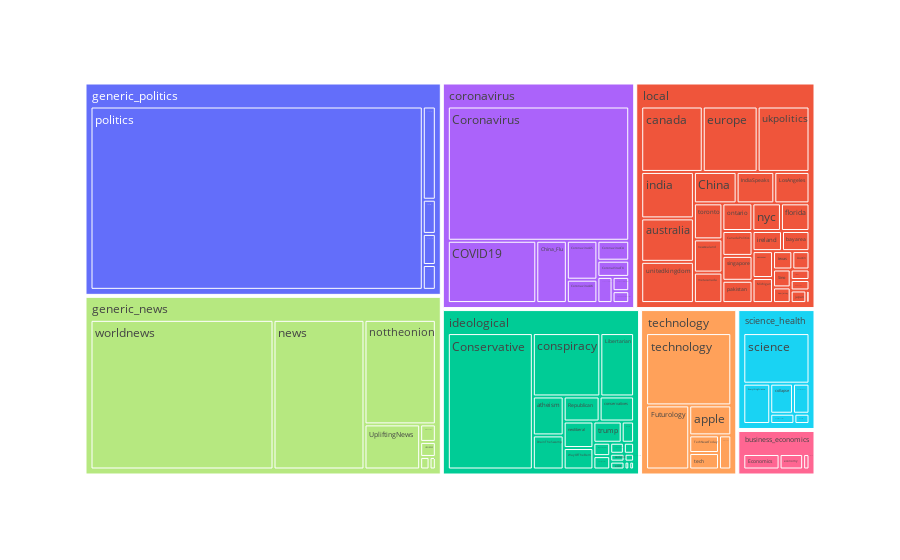

The code cell stored with this chart in its notebook:
### Code cell
fig_subr_treemap = px.treemap(filtered_df_agg, 
                      path=['subreddit_cat', 'subreddit'], 
                      values='ISFLAG',
                      color='subreddit_cat')
fig_subr_treemap.show()

### Figure 1 — Plotly figure (JSON) as saved in the notebook; plotly's stock layout.template omitted (floating-point values rounded to 4 significant figures)
{"data": [{"branchvalues": "total", "customdata": [["generic_politics"], ["local"], ["ideological"], ["coronavirus"], ["coronavirus"], ["local"], ["local"], ["coronavirus"], ["ideological"], ["coronavirus"], ["coronavirus"], ["coronavirus"], ["coronavirus"], ["technology"], ["science_health"], ["ideological"], ["business_economics"], ["coronavirus"], ["coronavirus"], ["coronavirus"], ["ideological"], ["ideological"], ["science_health"], ["ideological"], ["local"], ["ideological"], ["generic_politics"], ["technology"], ["ideological"], ["ideological"], ["local"], ["local"], ["science_health"], ["local"], ["generic_news"], ["business_economics"], ["ideological"], ["local"], ["local"], ["generic_news"], ["ideological"], ["generic_news"], ["local"], ["technology"], ["ideological"], ["ideological"], ["generic_news"], ["local"], ["generic_news"], ["local"], ["local"], ["local"], ["generic_politics"], ["science_health"], ["local"], ["local"], ["ideological"], ["technology"], ["local"], ["ideological"], ["ideological"], ["local"], ["local"], ["ideological"], ["science_health"], ["business_economics"], ["science_health"], ["ideological"], ["ideological"], ["local"], ["local"], ["local"], ["generic_news"], ["local"], ["local"], ["local"], ["local"], ["ideological"], ["local"], ["local"], ["technology"], ["technology"], ["generic_news"], ["local"], ["generic_news"], ["generic_politics"], ["local"], ["generic_politics"], ["business_economics"], ["coronavirus"], ["generic_news"], ["generic_politics"], ["ideological"], ["local"], ["science_health"], ["technology"]], "domain": {"x": [0, 1], "y": [0, 1]}, "hovertemplate": "subreddit_cat=%{customdata[0]}<br>labels=%{label}<br>ISFLAG=%{value}<br>parent=%{parent}<br>id=%{id}<extra></extra>", "ids": ["generic_politics/AmericanPolitics", "local/Austin", "ideological/BreadTube", "coronavirus/COVID19", "coronavirus/CanadaCoronavirus", "local/CanadaPolitics", "local/China", "coronavirus/China_Flu", "ideological/Conservative", "coronavirus/CoronaVirusTX", "coronavirus/Coronavirus", "coronavirus/CoronavirusCA", "coronavirus/CoronavirusDownunder", "technology/Futurology", "science_health/EverythingScience", "ideological/EnoughTrumpSpam", "business_economics/Economics", "coronavirus/CoronavirusUS", "coronavirus/CoronavirusUK", "coronavirus/CoronavirusRecession", "ideological/DrainTheSwamp", "ideological/Libertarian", "science_health/Health", "ideological/Impeach_Trump", "local/IndiaSpeaks", "ideological/LateStageCapitalism", "generic_politics/anime_titties", "technology/apple", "ideological/atheism", "ideological/WayOfTheBern", "local/bayarea", "local/canada", "science_health/collapse", "local/australia", "generic_news/UpliftingNews", "business_economics/business", "ideological/The_Mueller", "local/LosAngeles", "local/Michigan", "generic_news/NewsOfTheStupid", "ideological/POTUSWatch", "generic_news/USNEWS", "local/Sino", "technology/TechNewsToday", "ideological/TheNewRight", "ideological/Republican", "generic_news/news", "local/newzealand", "generic_news/nottheonion", "local/nyc", "local/ontario", "local/ottawa", "generic_politics/politics", "science_health/science", "local/singapore", "local/newjersey", "ideological/socialism", "technology/tech", "local/pakistan", "ideological/skeptic", "ideological/neoliberal", "local/maryland", "local/metacanada", "ideological/conspiracy", "science_health/dataisbeautiful", "business_economics/economy", "science_health/environment", "ideological/esist", "ideological/conservatives", "local/florida", "local/india", "local/indianews", "generic_news/inthenews", "local/ireland", "local/japan", "local/europe", "local/ukpolitics", "ideological/trump", "local/toronto", "local/texas", "technology/technews", "technology/technology", "generic_news/worldnews", "local/unitedkingdom", "generic_news/usanews", "generic_politics/uspolitics", "local/vancouver", "generic_politics/worldpolitics", "business_economics", "coronavirus", "generic_news", "generic_politics", "ideological", "local", "science_health", "technology"], "labels": ["AmericanPolitics", "Austin", "BreadTube", "COVID19", "CanadaCoronavirus", "CanadaPolitics", "China", "China_Flu", "Conservative", "CoronaVirusTX", "Coronavirus", "CoronavirusCA", "CoronavirusDownunder", "Futurology", "EverythingScience", "EnoughTrumpSpam", "Economics", "CoronavirusUS", "CoronavirusUK", "CoronavirusRecession", "DrainTheSwamp", "Libertarian", "Health", "Impeach_Trump", "IndiaSpeaks", "LateStageCapitalism", "anime_titties", "apple", "atheism", "WayOfTheBern", "bayarea", "canada", "collapse", "australia", "UpliftingNews", "business", "The_Mueller", "LosAngeles", "Michigan", "NewsOfTheStupid", "POTUSWatch", "USNEWS", "Sino", "TechNewsToday", "TheNewRight", "Republican", "news", "newzealand", "nottheonion", "nyc", "ontario", "ottawa", "politics", "science", "singapore", "newjersey", "socialism", "tech", "pakistan", "skeptic", "neoliberal", "maryland", "metacanada", "conspiracy", "dataisbeautiful", "economy", "environment", "esist", "conservatives", "florida", "india", "indianews", "inthenews", "ireland", "japan", "europe", "ukpolitics", "trump", "toronto", "texas", "technews", "technology", "worldnews", "unitedkingdom", "usanews", "uspolitics", "vancouver", "worldpolitics", "business_economics", "coronavirus", "generic_news", "generic_politics", "ideological", "local", "science_health", "technology"], "marker": {"colors": ["#636efa", "#EF553B", "#00cc96", "#ab63fa", "#ab63fa", "#EF553B", "#EF553B", "#ab63fa", "#00cc96", "#ab63fa", "#ab63fa", "#ab63fa", "#ab63fa", "#FFA15A", "#19d3f3", "#00cc96", "#FF6692", "#ab63fa", "#ab63fa", "#ab63fa", "#00cc96", "#00cc96", "#19d3f3", "#00cc96", "#EF553B", "#00cc96", "#636efa", "#FFA15A", "#00cc96", "#00cc96", "#EF553B", "#EF553B", "#19d3f3", "#EF553B", "#B6E880", "#FF6692", "#00cc96", "#EF553B", "#EF553B", "#B6E880", "#00cc96", "#B6E880", "#EF553B", "#FFA15A", "#00cc96", "#00cc96", "#B6E880", "#EF553B", "#B6E880", "#EF553B", "#EF553B", "#EF553B", "#636efa", "#19d3f3", "#EF553B", "#EF553B", "#00cc96", "#FFA15A", "#EF553B", "#00cc96", "#00cc96", "#EF553B", "#EF553B", "#00cc96", "#19d3f3", "#FF6692", "#19d3f3", "#00cc96", "#00cc96", "#EF553B", "#EF553B", "#EF553B", "#B6E880", "#EF553B", "#EF553B", "#EF553B", "#EF553B", "#00cc96", "#EF553B", "#EF553B", "#FFA15A", "#FFA15A", "#B6E880", "#EF553B", "#B6E880", "#636efa", "#EF553B", "#636efa", "#FF6692", "#ab63fa", "#B6E880", "#636efa", "#00cc96", "#EF553B", "#19d3f3", "#FFA15A"]}, "name": "", "parents": ["generic_politics", "local", "ideological", "coronavirus", "coronavirus", "local", "local", "coronavirus", "ideological", "coronavirus", "coronavirus", "coronavirus", "coronavirus", "technology", "science_health", "ideological", "business_economics", "coronavirus", "coronavirus", "coronavirus", "ideological", "ideological", "science_health", "ideological", "local", "ideological", "generic_politics", "technology", "ideological", "ideological", "local", "local", "science_health", "local", "generic_news", "business_economics", "ideological", "local", "local", "generic_news", "ideological", "generic_news", "local", "technology", "ideological", "ideological", "generic_news", "local", "generic_news", "local", "local", "local", "generic_politics", "science_health", "local", "local", "ideological", "technology", "local", "ideological", "ideological", "local", "local", "ideological", "science_health", "business_economics", "science_health", "ideological", "ideological", "local", "local", "local", "generic_news", "local", "local", "local", "local", "ideological", "local", "local", "technology", "technology", "generic_news", "local", "generic_news", "generic_politics", "local", "generic_politics", "", "", "", "", "", "", "", ""], "type": "treemap", "values": [8, 8, 1, 139, 5, 19, 34, 48, 309, 13, 614, 16, 10, 79, 35, 1, 40, 30, 18, 6, 28, 57, 5, 6, 30, 2, 30, 36, 32, 17, 14, 102, 22, 58, 64, 7, 6, 28, 13, 2, 4, 6, 8, 15, 3, 24, 347, 24, 190, 20, 21, 5, 1505, 108, 19, 7, 3, 14, 17, 7, 21, 1, 22, 114, 8, 26, 16, 3, 23, 20, 62, 5, 7, 15, 5, 91, 86, 16, 26, 9, 12, 176, 698, 55, 3, 11, 14, 10, 73, 899, 1317, 1564, 677, 838, 194, 332]}], "layout": {"legend": {"tracegroupgap": 0}, "margin": {"t": 60}}}
